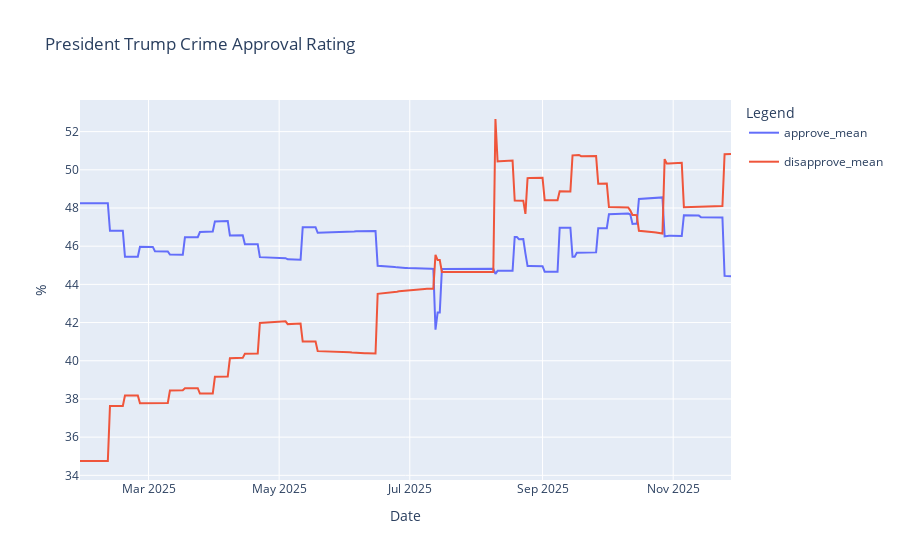

Notebook code for this chart:
### Code cell
line = px.line(approval_avg_crime, x='Date', y=['approve_mean', 'disapprove_mean'])
line.update_traces(hovertemplate=None)
line.update_layout(hovermode='x unified')
fig = go.Figure(data=line.data)
fig.update_layout(
    title='President Trump Crime Approval Rating',
    xaxis_title='Date',
    yaxis_title='%',
    legend_title='Legend',
    hovermode='x unified'
)
fig.show()

### Figure 1 — Plotly figure (JSON) as saved in the notebook; plotly's stock layout.template omitted (floating-point values rounded to 4 significant figures; data arrays with more than 128 entries replaced by an {"elided": "..."} marker saying what was removed)
{"data": [{"legendgroup": "approve_mean", "line": {"color": "#636efa", "dash": "solid"}, "marker": {"symbol": "circle"}, "mode": "lines", "name": "approve_mean", "orientation": "v", "showlegend": true, "type": "scatter", "x": {"elided": "305 str values"}, "xaxis": "x", "y": {"elided": "305 float values"}, "yaxis": "y"}, {"legendgroup": "disapprove_mean", "line": {"color": "#EF553B", "dash": "solid"}, "marker": {"symbol": "circle"}, "mode": "lines", "name": "disapprove_mean", "orientation": "v", "showlegend": true, "type": "scatter", "x": {"elided": "305 str values"}, "xaxis": "x", "y": {"elided": "305 float values"}, "yaxis": "y"}], "layout": {"hovermode": "x unified", "legend": {"title": {"text": "Legend"}}, "title": {"text": "President Trump Crime Approval Rating"}, "xaxis": {"title": {"text": "Date"}}, "yaxis": {"title": {"text": "%"}}}}
